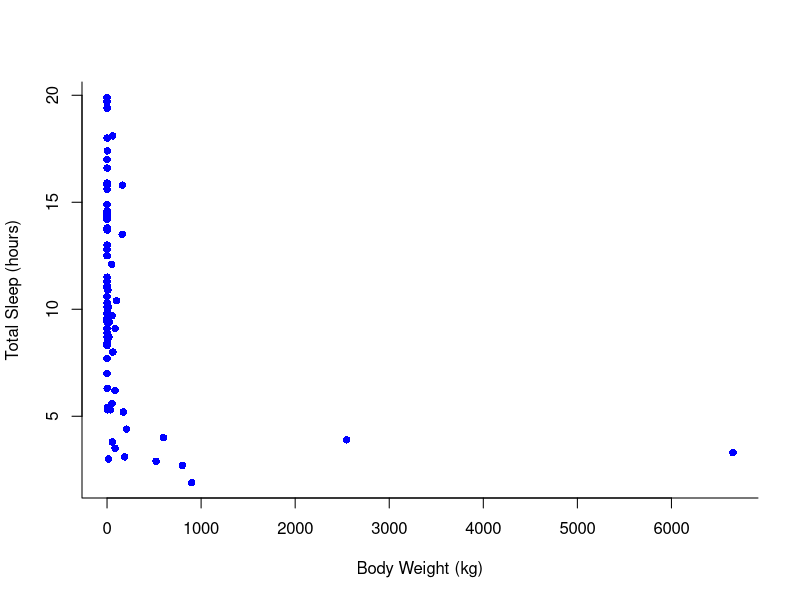
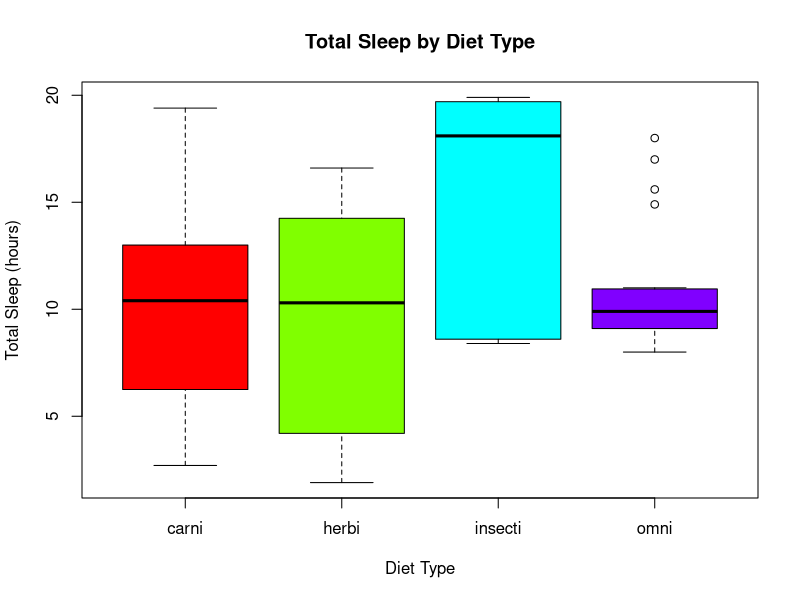
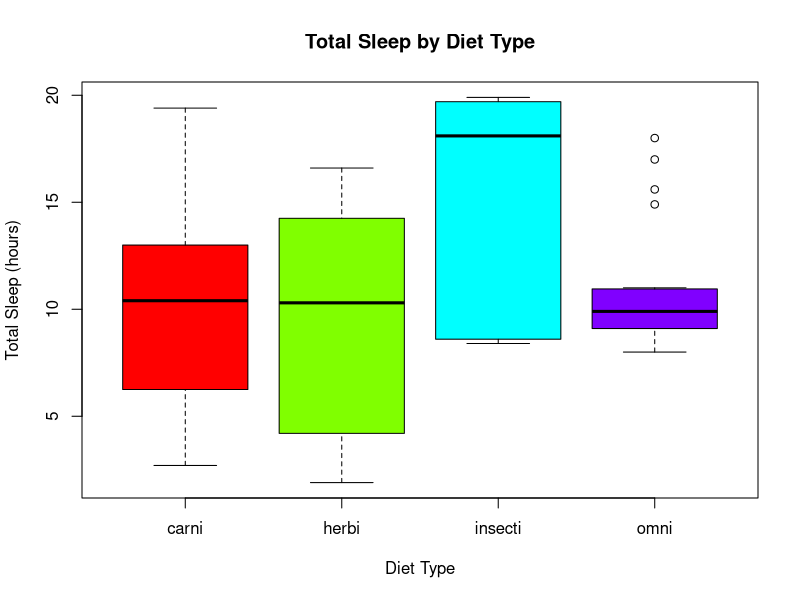
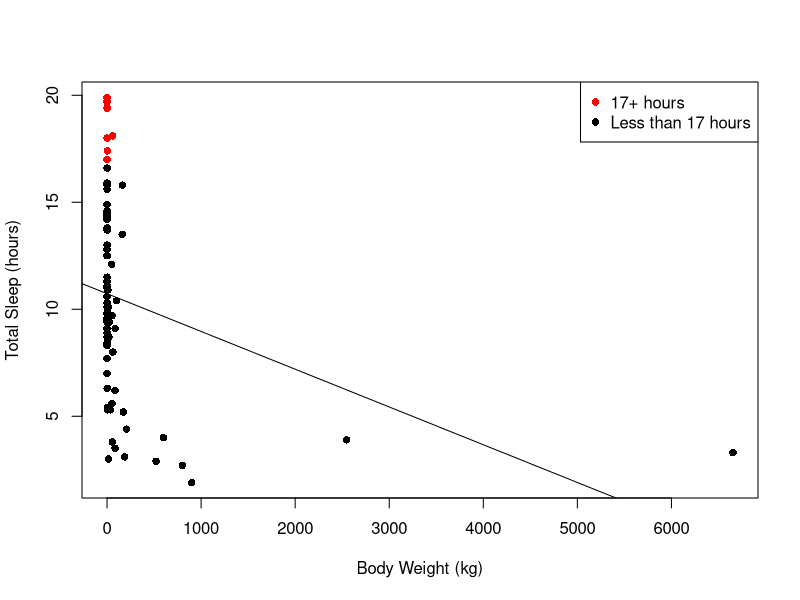

Source code (R) for these figures, in order:
## ---- chunk 1
library(ggplot2)
## ---- chunk 2
data(msleep)
## ---- chunk 3
# Create a scatterplot of total sleep versus body weight
plot(msleep$sleep_total ~ msleep$bodywt,
     pch = 16,
     col = "blue",
     xlab = "Body Weight (kg)",
     ylab = "Total Sleep (hours)",
     bty = "L")
## ---- chunk 4
# Create a boxplot comparing total sleep across different diet types
boxplot(msleep$sleep_total ~ as.factor(msleep$vore),
        col = rainbow(4),
        xlab = "Diet Type",
        ylab = "Total Sleep (hours)",
        main = "Total Sleep by Diet Type")
## ---- chunk 5
# Create a boxplot comparing total sleep across different diet types
boxplot(msleep$sleep_total ~ as.factor(msleep$vore),
        col = rainbow(4),
        xlab = "Diet Type",
        ylab = "Total Sleep (hours)",
        main = "Total Sleep by Diet Type")
## ---- chunk 6
# Color points based on whether total sleep is at least 17 hours
msleep$colors <- ifelse(msleep$sleep_total >= 17, "red", "black")

# Create a scatterplot of total sleep versus body weight
plot(msleep$sleep_total ~ msleep$bodywt,
     pch = 16,
     col = msleep$colors,
     xlab = "Body Weight (kg)",
     ylab = "Total Sleep (hours)")

# Add a line of best fit using a linear model
abline(lm(msleep$sleep_total ~ msleep$bodywt))

# Add a legend explaining the colors
legend("topright",
       legend = c("17+ hours", "Less than 17 hours"),
       col = c("red", "black"),
       pch = 16)
